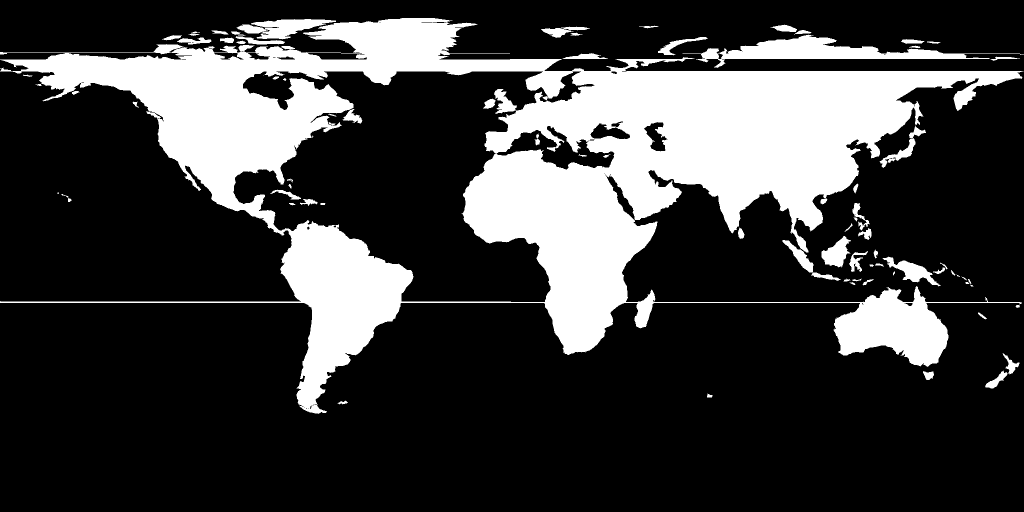
#> input picture scripts/hero-globe/land-equirect.png, 2048 x 1024 px (shown at 1/2 size); its folder holds only this picture in this run
$ python render.py
#> lines starting #> are read from the running program, lines starting #| are printed output that depends on the picture; after the words box and inside, x2 and y2 are one past the last pixel; in counts of white or black regions, pixels touching at a corner belong together
"""Renderer for the decorative Hero globe asset. See render-hero-globe.mjs for
the authority note and the rules this asset is built under. Build tool only —
never imported by the application."""
import json, math, os
import numpy as np
from PIL import Image, ImageFilter

N = 1600                      # output is square, NxN
R = N * 0.474                 # sphere radius, leaving room for the atmosphere
CX = CY = N / 2.0
LON0, LAT0 = math.radians(15.0), math.radians(20.0)   # Europe/Africa framing
HERE = os.path.dirname(os.path.abspath(__file__))
OUT = os.path.join(HERE, '..', '..', 'frontend', 'public', 'images', 'hero-globe-night.png')

yy, xx = np.mgrid[0:N, 0:N].astype(np.float64)
dx = (xx - CX) / R
dy = (CY - yy) / R
rho2 = dx * dx + dy * dy
inside = rho2 <= 1.0
rho = np.sqrt(np.clip(rho2, 0, 1))

# inverse orthographic -> lon/lat
c = np.arcsin(np.clip(rho, 0, 1))
sinc, cosc = np.sin(c), np.cos(c)
with np.errstate(invalid='ignore', divide='ignore'):
    lat = np.arcsin(np.clip(cosc * math.sin(LAT0) + np.where(rho == 0, 0, dy * sinc * math.cos(LAT0) / np.maximum(rho, 1e-9)), -1, 1))
    lon = LON0 + np.arctan2(dx * sinc, rho * math.cos(LAT0) * cosc - dy * sinc * math.sin(LAT0))
lon = (lon + math.pi) % (2 * math.pi) - math.pi

# ── land mask, sampled from an equirectangular raster of the land polygons ──
land_img = Image.open(os.path.join(HERE, 'land-equirect.png')).convert('L')
#> land_img is the input picture: PIL image 2048x1024 L; 23.9% white; 81 white regions (4 under 20 px), largest, box (x1, y1, x2, y2) and area: (0, 36, 2047, 828) 464281, (1365, 69, 2048, 136) 13404, (473, 38, 672, 79) 4159
LW, LH = land_img.size
#> LW = 2048; LH = 1024
land_arr = np.asarray(land_img).astype(np.float64) / 255.0
px = ((lon + math.pi) / (2 * math.pi) * (LW - 1)).astype(np.int32)
py = ((math.pi / 2 - lat) / math.pi * (LH - 1)).astype(np.int32)
np.clip(px, 0, LW - 1, out=px); np.clip(py, 1, LH - 2, out=py)
#> after `np.clip(px, 0, LW - 1, out=px)`:
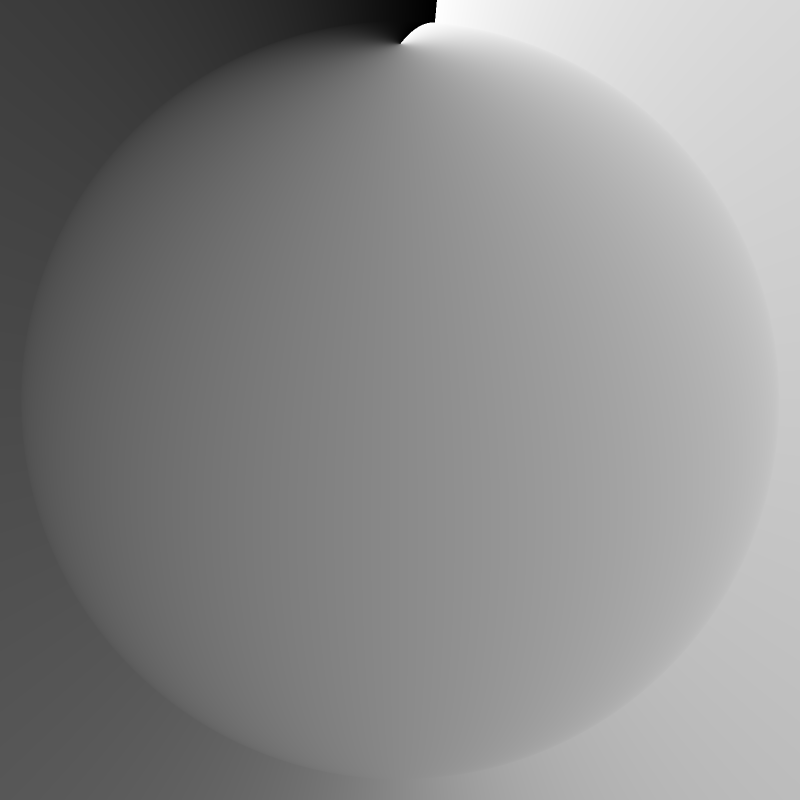
#> px: shape (1600, 1600) int32 (shown at 1/2 size); min 0, max 2046, mean 1104.6; drawn with min black and max white
#> after `np.clip(py, 1, LH - 2, out=py)`:
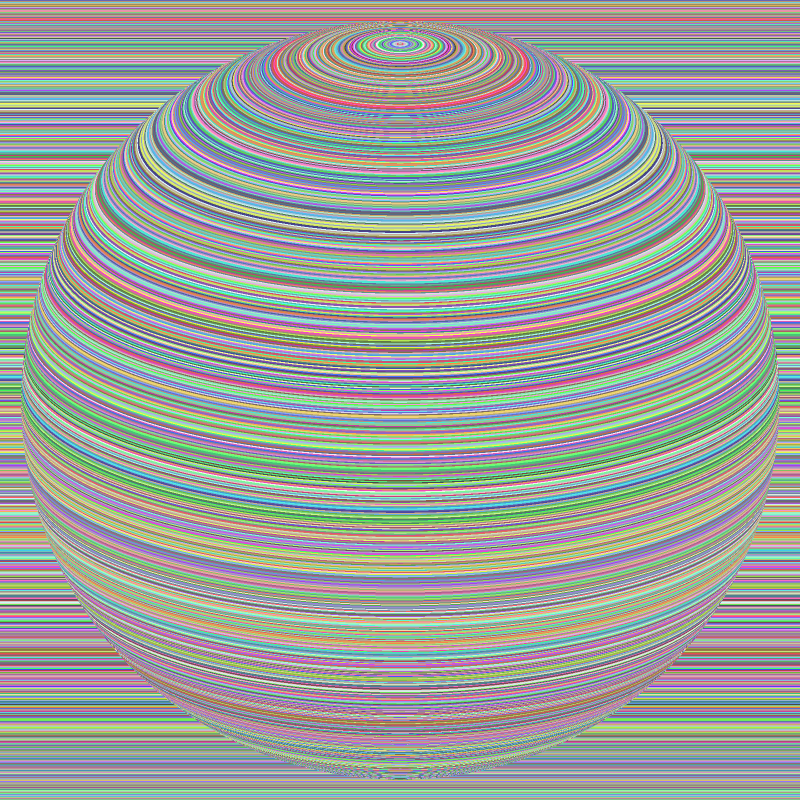
#> py: shape (1600, 1600) int32 (shown at 1/2 size); 949 distinct labels, from 1 to 976; one colour per label, 0 black
land = np.where(inside & (np.abs(lat) < math.radians(83.0)), land_arr[py, px], 0.0)
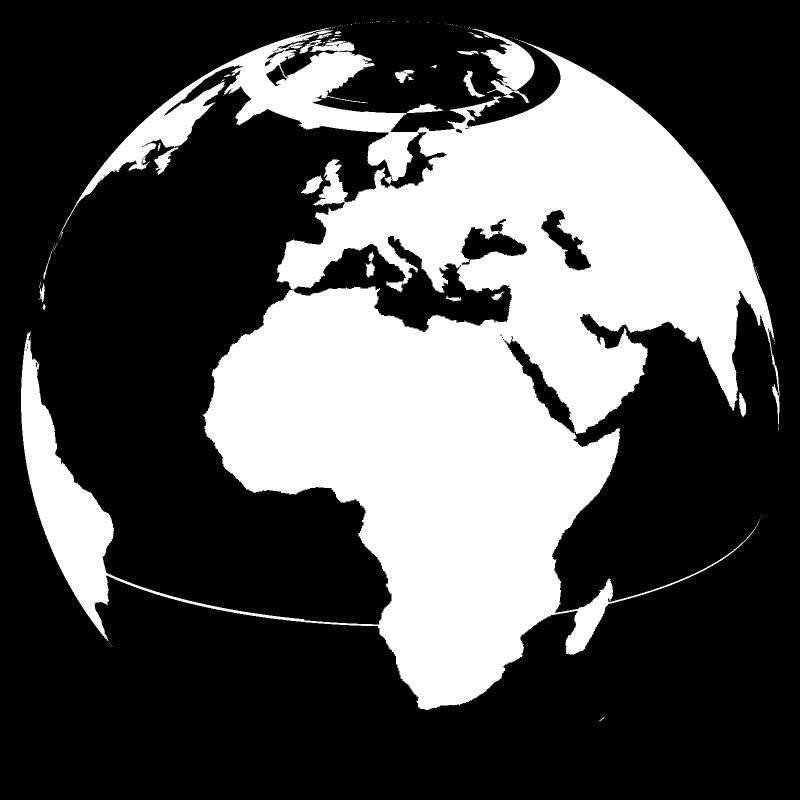
#> land: shape (1600, 1600) float64 (shown at 1/2 size); values 0 (black) and 1 (white), 31.9% white; 125 white regions (96 under 20 px), largest, box (x1, y1, x2, y2) and area: (42, 55, 1559, 1420) 802649, (945, 57, 1069, 206) 6923, (598, 80, 709, 107) 1547

# ── lighting: sun up and to the left, terminator falling to lower right ──
sun = np.array([-0.42, 0.50, 0.76]); sun /= np.linalg.norm(sun)
nz = np.sqrt(np.clip(1 - rho2, 0, 1))
lam = np.clip(dx * sun[0] + dy * sun[1] + nz * sun[2], 0, 1)
day = np.clip((lam - 0.02) / 0.70, 0, 1) ** 0.72          # lit fraction
night = 1.0 - day

def fbm(shape, octaves=6, seed=7, start=24):
#> called with shape = (1600, 1600), octaves = 6, seed = 11, start = 40
    rng = np.random.default_rng(seed)
    out = np.zeros(shape); amp = 1.0; tot = 0.0; s = start
    for _ in range(octaves):
        g = rng.random((s, s))
        layer = np.asarray(Image.fromarray((g * 255).astype(np.uint8)).resize(shape[::-1], Image.BICUBIC)).astype(np.float64) / 255.0
        out += layer * amp; tot += amp; amp *= 0.52; s *= 2
    return out / tot

# ── base colour ─────────────────────────────────────────────────────────────
rgb = np.zeros((N, N, 3))
ocean_day  = np.array([0.075, 0.205, 0.420]);  ocean_night = np.array([0.006, 0.022, 0.058])
land_day   = np.array([0.135, 0.235, 0.300]);  land_night  = np.array([0.018, 0.038, 0.062])
tex = fbm((N, N), seed=11, start=40)
land_tint = 1.0 + (tex - 0.5) * 0.72
for i in range(3):
    ocean = ocean_day[i] * day + ocean_night[i] * night
    ground = (land_day[i] * day + land_night[i] * night) * land_tint
    rgb[:, :, i] = ocean * (1 - land) + ground * land
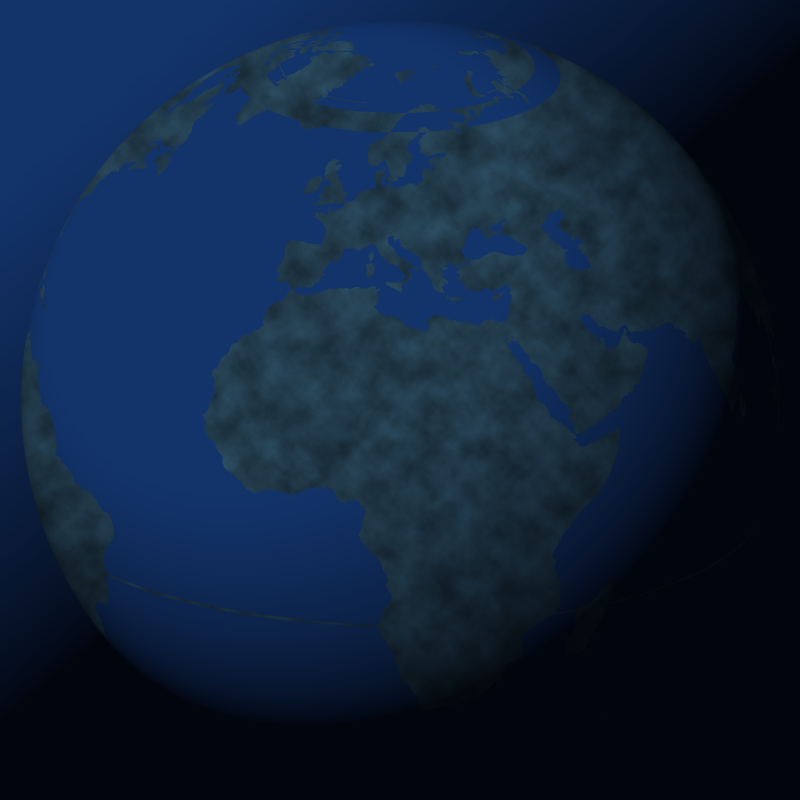
#> rgb: shape (1600, 1600, 3) float64 (shown at 1/2 size); mean of channels 0, 1, 2 0.0619, 0.137, 0.239; drawn as R, G, B

# ── coastal rim: where land meets water, the edge catches the light ─────────
from PIL import ImageFilter as _IF
_land_img = Image.fromarray((land * 255).astype(np.uint8))
_blur = np.asarray(_land_img.filter(_IF.GaussianBlur(2.6))).astype(np.float64) / 255.0
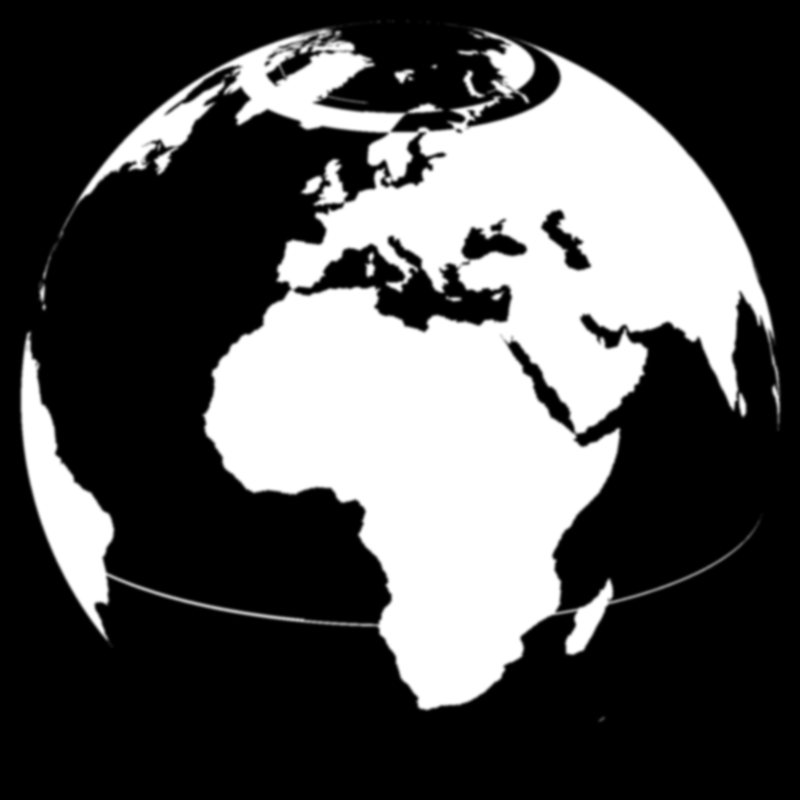
#> _blur: shape (1600, 1600) float64 (shown at 1/2 size); min 0, max 1, mean 0.319
coast = np.clip(np.abs(land - _blur) * 3.0, 0, 1) * inside
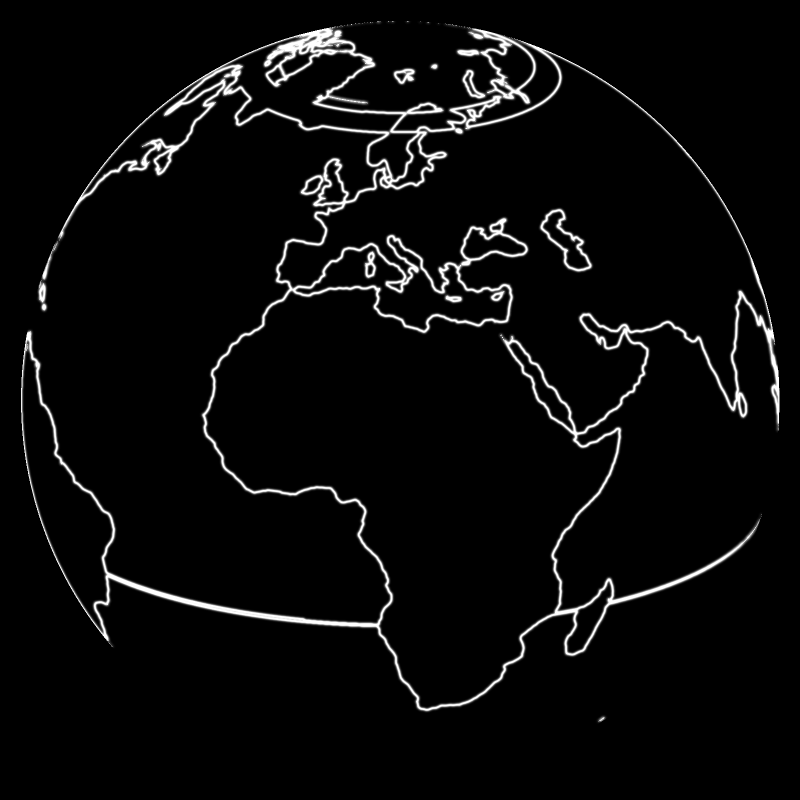
#> coast: shape (1600, 1600) float64 (shown at 1/2 size); min 0, max 1, mean 0.0411
for i, ch in enumerate((0.42, 0.70, 0.95)):
    rgb[:, :, i] += coast * ch * (0.18 + 0.60 * day)
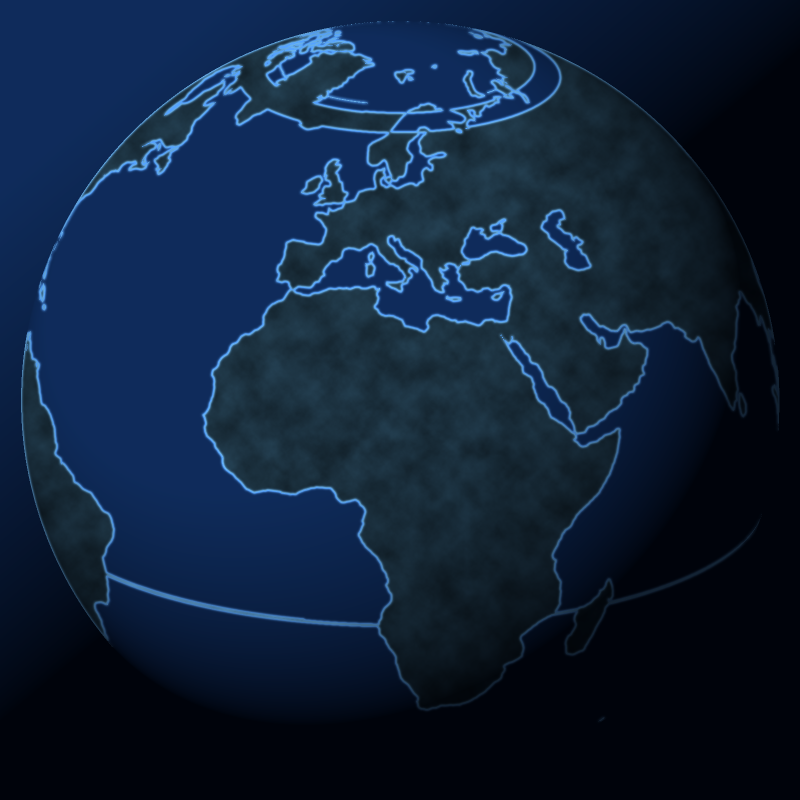
#> rgb: shape (1600, 1600, 3) float64 (shown at 1/2 size); mean of channels 0, 1, 2 0.0729, 0.155, 0.264; drawn with min black and max white

# ── city light: soft blooms at real cities, weighted to the night side ──────
#> (the run stopped early here; a loop or call above may not have finished)
